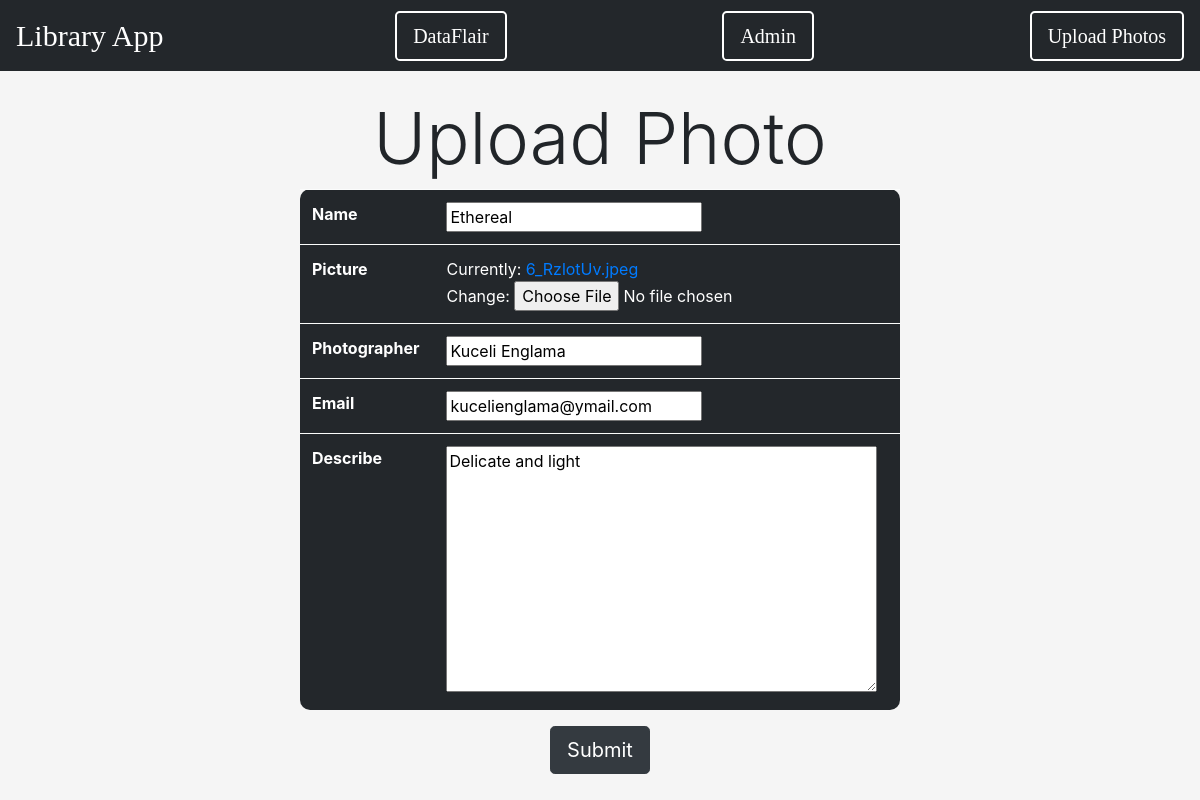
The page /update/8 on the database its author committed.
### photo/models.py (models this page shows, shortened)
class Photo(models.Model):
    name = models.CharField(max_length = 50)
    picture = models.ImageField()
    photographer = models.CharField(max_length = 30, default='anonymous')
    email = models.EmailField(blank = True)
    describe = models.TextField(default = 'DataFlair Django tutorials')

### photo/views.py (the view)
# urls.py: path('update/<int:photo_id>', views.update_photo),
def update_photo(request, photo_id):
    photo_id = int(photo_id)
    try:
        photo_sel = Photo.objects.get(id = photo_id)
    except Photo.DoesNotExist:
        return redirect('index')
    photo_form = PhotoCreate(request.POST or None, instance = photo_sel)
    if photo_form.is_valid():
       photo_form.save()
       return redirect('index')
    return render(request, 'photo/upload_form.html', {'upload_form':photo_form})

### photo/forms.py
class PhotoCreate(forms.ModelForm):
    class Meta:
        model = Photo
        fields = '__all__'

### photo/templates/photo/upload_form.html (shortened to what this page needs)
{% extends 'photo/library.html' %}
{% block content %}
    <center>
    <h1 class="display-3">Upload Photo</h1>
    <form method = 'POST' enctype="multipart/form-data">
        <table class = 'w-50 table table-light' style="border-radius:10px;background-color:#23272B; color: #FFFFFF;">
            {% for field in upload_form %}
            <tr>
                <th>{{field.label}}</th>
                <td>{{ field }}</td>
            </tr>
            {% endfor %}
        </table>
        <button type="submit" class="btn btn-lg btn-dark">Submit</button>
    </form>
    </center>
{% endblock %}

### rows shown on the page
Photo: upload_form "Ethereal" "Kuceli Englama" "kucelienglama@ymail.com" "Delicate and light"

### other values the page prints
{{ field.label }} "Name" "Picture" "Photographer" "Email" "Describe"
